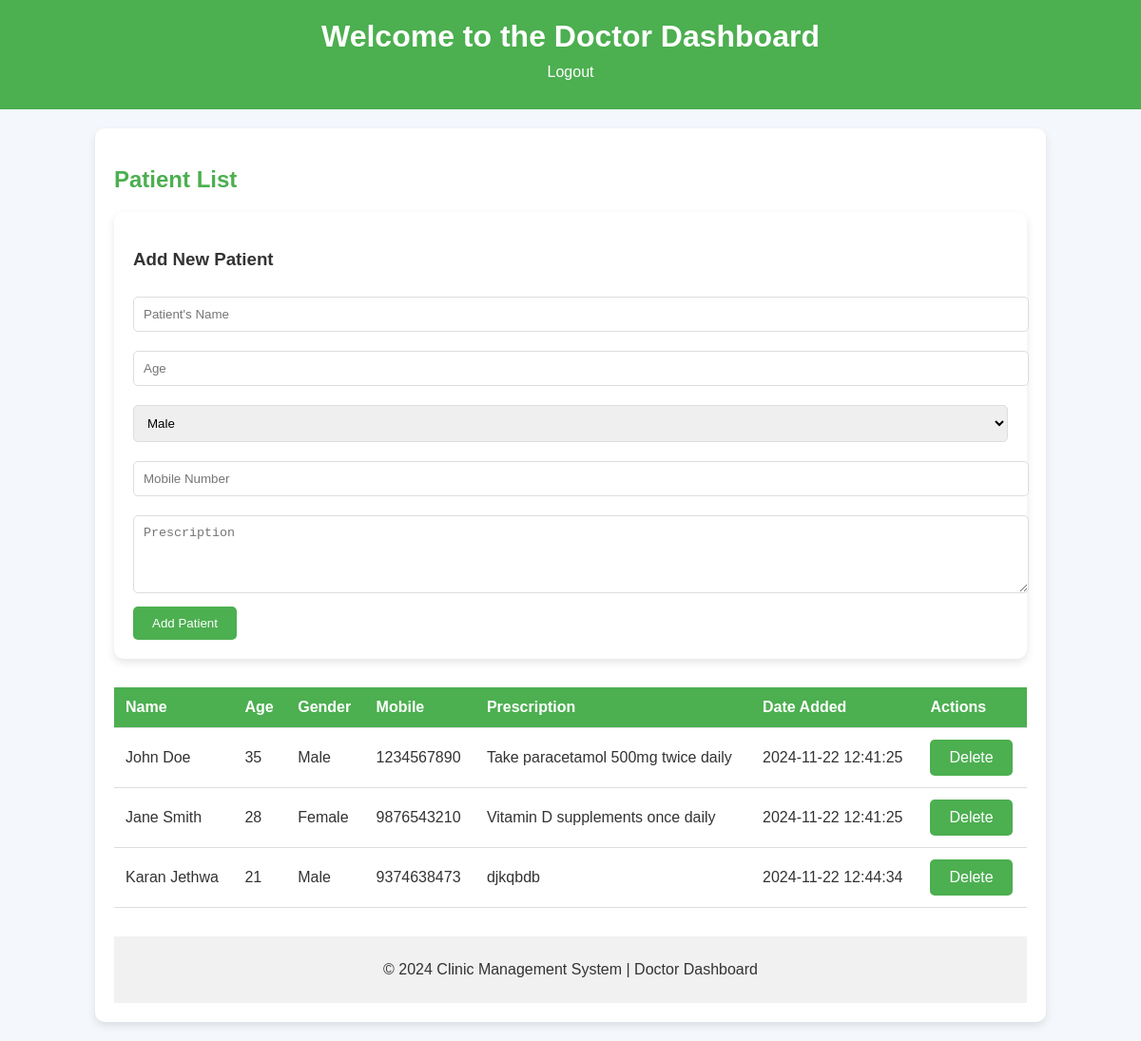
Screenshot of /doctor_dashboard.php (signed in) with the database file from the repository.
### tables this page shows
CREATE TABLE `patients` (
  `id` int(11) NOT NULL,
  `name` varchar(255) NOT NULL,
  `age` int(11) NOT NULL,
  `gender` enum('Male','Female','Other') NOT NULL,
  `mobile_no` varchar(10) NOT NULL,
  `email` varchar(255) DEFAULT NULL,
  `prescription` text DEFAULT NULL,
  `created_at` timestamp NOT NULL DEFAULT current_timestamp(),
  `token` int(11) DEFAULT NULL
);

### doctor_dashboard.php (the view, shortened to what this page needs)
<?php
$conn = new mysqli('localhost', 'root', '', 'clinic_mgm', 3307);
$sql = "SELECT * FROM patients";
$result = $conn->query($sql);
?>
<!DOCTYPE html>
<html lang="en">
<head>
</head>
<body>
    <header>
        <h1>Welcome to the Doctor Dashboard</h1><a href="logout.php" class="btn">Logout</a>
    </header>
    <div class="container">
        <h2>Patient List</h2>
        <div class="form-container">
            <h3>Add New Patient</h3>
            <form method="POST">
                <input type="text" name="name" placeholder="Patient's Name" required>
                <input type="number" name="age" placeholder="Age" required>
                <select name="gender" required>
                    <option value="Male">Male</option>
                </select>
                <input type="text" name="mobile_no" placeholder="Mobile Number" required pattern="\d{10}">
                <textarea name="prescription" placeholder="Prescription" rows="4" required></textarea>
                <button type="submit" name="add_patient" class="btn">Add Patient</button>
            </form>
        </div>
        <?php if ($result->num_rows > 0): ?>
            <table>
                <thead>
                    <tr>
                        <th>Name</th>
                        <th>Age</th>
                        <th>Gender</th>
                        <th>Mobile</th>
                        <th>Prescription</th>
                        <th>Date Added</th>
                        <th>Actions</th>
                    </tr>
                </thead>
                <tbody>
                    <?php while ($row = $result->fetch_assoc()): ?>
                        <tr>
                            <td><?= htmlspecialchars($row['name']) ?></td>
                            <td><?= $row['age'] ?></td>
                            <td><?= $row['gender'] ?></td>
                            <td><?= $row['mobile_no'] ?></td>
                            <td><?= htmlspecialchars($row['prescription']) ?></td>
                            <td><?= $row['created_at'] ?></td>
                            <td>
                                <a href="doctor_dashboard.php?delete_patient_id=<?= $row['id'] ?>" class="btn" onclick="return confirm('Are you sure you want to delete this patient?')">Delete</a>
                            </td>
                        </tr>
                    <?php endwhile; ?>
                </tbody>
            </table>
        <?php else: ?>
            <p class="no-data">No patients found.</p>
        <?php endif; ?>
        <footer>
            <p>&copy; 2024 Clinic Management System | Doctor Dashboard</p>
        </footer>
    </div>
</body>
</html>

### doctor_dashboard.php (style rules this page uses)
body { font-family: Arial, sans-serif; margin: 0; padding: 0; background-color: #f4f7fc; color: #333; }
header { background-color: #4CAF50; color: white; text-align: center; padding: 20px; }
h1 { margin: 0; }
h2 { color: #4CAF50; }
.container { width: 80%; margin: 20px auto; padding: 20px; background-color: white; border-radius: 10px; box-shadow: 0 4px 8px rgba(0, 0, 0, 0.1); }
table { width: 100%; border-collapse: collapse; margin-top: 20px; }
table th, table td { padding: 12px; text-align: left; border-bottom: 1px solid #ddd; }
table th { background-color: #4CAF50; color: white; }
.btn { padding: 10px 20px; background-color: #4CAF50; color: white; border: none; border-radius: 5px; cursor: pointer; text-decoration: none; display: inline-block; }
.form-container { margin-bottom: 30px; padding: 20px; background-color: #fff; border-radius: 10px; box-shadow: 0 4px 8px rgba(0, 0, 0, 0.1); }
.form-container input, .form-container select, .form-container textarea { width: 100%; padding: 10px; margin: 10px 0; border-radius: 5px; border: 1px solid #ddd; }
footer { text-align: center; margin-top: 30px; background-color: #f1f1f1; padding: 10px; }

### rows the page displays
patients: name "John Doe", age "35", gender "Male", mobile_no "1234567890", prescription "Take paracetamol 500mg twice daily", created_at "2024-11-22 12:41:25"
patients: name "Jane Smith", age "28", gender "Female", mobile_no "9876543210", prescription "Vitamin D supplements once daily", created_at "2024-11-22 12:41:25"
patients: name "Karan Jethwa", age "21", gender "Male", mobile_no "9374638473", prescription "djkqbdb", created_at "2024-11-22 12:44:34"
